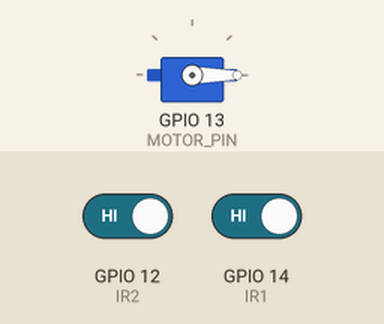
Simulated run of this sketch. Board: ESP32. Shown: servo. Inputs (shaded band) come from the test bench; at power-on: GPIO 12 (IR2) HIGH, GPIO 14 (IR1) HIGH.

Above: at 1.2 s.
1.3 s: GPIO 12 (IR2) driven LOW
At 2.9 s:
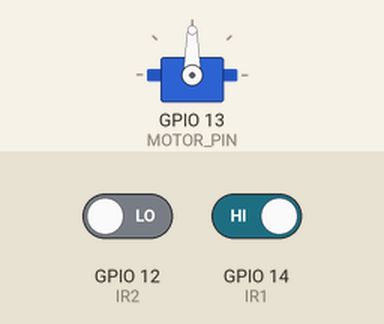
Timing chart, 0 to 4.4 s (numbered marks = the images above; inputs shaded):
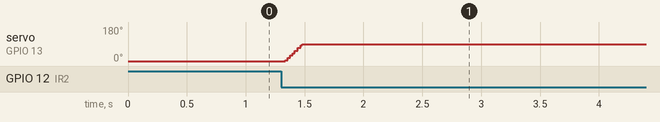

Measured:
- after the input at 1.3 s, servo on GPIO 13 (MOTOR_PIN): 0° → 90° at once

The sketch:

Gate_System.ino
```cpp
#include <ESP32Servo.h>

#define IR1 14           // outside sensor
#define IR2 12           // inside sensor
#define MOTOR_PIN 13

// ----------------- TUNING -----------------
const int CLOSED_ANGLE = 0;
const int OPEN_ANGLE   = 90;

// If a car triggers the first sensor but never reaches the second (backs out / stuck),
// we cancel after this many ms (prevents staying open forever).
const unsigned long APPROACH_TIMEOUT_MS = 1000000;

// Once we think the lane is clear, require BOTH sensors to be clear continuously
// for this long before closing (prevents bounce / flicker).
const unsigned long CLEAR_HOLD_MS = 500;

// Simple debounce for IR sensor reading stability
const unsigned long DEBOUNCE_MS = 30;

// Servo smoothing
const unsigned long SERVO_STEP_MS = 5;
const int SERVO_STEP_DEG = 3;
// ------------------------------------------

Servo gate;

// Direction / transaction state
enum State {
  IDLE = 0,

  ENTER_WAIT_IR2,     // saw IR1 first, gate open, waiting for IR2 (commit) OR cancel
  ENTER_WAIT_CLEAR,   // committed (reached IR2), now wait until both clear to close

  EXIT_WAIT_IR1,      // saw IR2 first, gate open, waiting for IR1 (commit) OR cancel
  EXIT_WAIT_CLEAR     // committed (reached IR1), now wait until both clear to close
};

State systemState = IDLE;

bool reachedEnd = false;          // "commit" flag (reached the second sensor)
bool reversalDetected = false;    // detected turn-back after commit (optional use)

unsigned long stateStartMs = 0;   // when this transaction started
unsigned long clearStartMs = 0;   // when both sensors first became clear

// Servo control
int currentAngle = CLOSED_ANGLE;
int targetAngle  = CLOSED_ANGLE;
unsigned long lastServoStepMs = 0;

// ----------------- Debounced input helper -----------------
struct DebouncedInput {
  int pin;
  bool stable;          // stable value (true/false)
  bool lastRaw;
  unsigned long lastChangeMs;

  void begin(int p) {
    pin = p;
    bool raw = (digitalRead(pin) == LOW);  // LOW = detected
    stable = raw;
    lastRaw = raw;
    lastChangeMs = millis();
  }

  void update() {
    bool raw = (digitalRead(pin) == LOW);
    unsigned long now = millis();

    if (raw != lastRaw) {
      lastRaw = raw;
      lastChangeMs = now;
    }

    if ((now - lastChangeMs) >= DEBOUNCE_MS) {
      stable = raw;
    }
  }
};

DebouncedInput s1In;
DebouncedInput s2In;
// ----------------------------------------------------------

void enterState(State s) {
  systemState = s;
  stateStartMs = millis();
  clearStartMs = 0;
}

bool bothClear() {
  return (!s1In.stable && !s2In.stable);
}

void handleClearToClose() {
  // Gate should stay open until BOTH sensors are clear for CLEAR_HOLD_MS
  if (bothClear()) {
    if (clearStartMs == 0) clearStartMs = millis();
    if (millis() - clearStartMs >= CLEAR_HOLD_MS) {
      reachedEnd = false;
      reversalDetected = false;
      enterState(IDLE);
    }
  } else {
    clearStartMs = 0; // reset hold timer if anything becomes active again
  }
}

void setup() {
  // IMPORTANT: Most IR obstacle modules output LOW when blocked and HIGH when clear.
  // Many work best with INPUT_PULLUP (more stable) if your module output is open-collector.
  // If your readings become inverted, switch back to INPUT.
  pinMode(IR1, INPUT_PULLUP);
  pinMode(IR2, INPUT_PULLUP);

  gate.attach(MOTOR_PIN);
  gate.write(CLOSED_ANGLE);
  currentAngle = CLOSED_ANGLE;
  targetAngle = CLOSED_ANGLE;

  // Init debouncers after pinMode
  s1In.begin(IR1);
  s2In.begin(IR2);
}

void loop() {
  unsigned long now = millis();

  // Update debounced sensors (true = detected)
  s1In.update();
  s2In.update();

  bool s1 = s1In.stable; // IR1 detected
  bool s2 = s2In.stable; // IR2 detected

  // ----------------- STATE MACHINE -----------------
  switch (systemState) {
    case IDLE:
      targetAngle = CLOSED_ANGLE;

      // Start a transaction based on who sees the car first
      if (s1 && !s2) {
        reachedEnd = false;
        reversalDetected = false;
        targetAngle = OPEN_ANGLE;
        enterState(ENTER_WAIT_IR2);
      }
      else if (s2 && !s1) {
        reachedEnd = false;
        reversalDetected = false;
        targetAngle = OPEN_ANGLE;
        enterState(EXIT_WAIT_IR1);
      }
      // If both trigger at same time in IDLE, just open and wait to clear
      else if (s1 && s2) {
        reachedEnd = true; // treat as "in the lane already"
        targetAngle = OPEN_ANGLE;
        enterState(ENTER_WAIT_CLEAR);
      }
      break;

    // ---------- ENTER FLOW: IR1 -> IR2 ----------
    case ENTER_WAIT_IR2:
      targetAngle = OPEN_ANGLE;

      // Commit if car reaches IR2
      if (s2) {
        reachedEnd = true;
        enterState(ENTER_WAIT_CLEAR);
      }

      // Cancel if car backs out (IR1 clears) before reaching IR2
      if (!reachedEnd && !s1 && !s2) {
        enterState(IDLE); // close
      }

      // Timeout protection
      if (!reachedEnd && (now - stateStartMs >= APPROACH_TIMEOUT_MS)) {
        enterState(IDLE); // close
      }
      break;

    case ENTER_WAIT_CLEAR:
      targetAngle = OPEN_ANGLE;

      // OPTIONAL: detect reversal after commit
      // Example: after reaching IR2, if IR1 triggers again while IR2 is not active,
      // that suggests the car turned back toward entry.
      if (reachedEnd && s1 && !s2) {
        reversalDetected = true;
        // You can trigger buzzer/LED here if you want
      }

      handleClearToClose();
      break;

    // ---------- EXIT FLOW: IR2 -> IR1 ----------
    case EXIT_WAIT_IR1:
      targetAngle = OPEN_ANGLE;

      // Commit if car reaches IR1
      if (s1) {
        reachedEnd = true;
        enterState(EXIT_WAIT_CLEAR);
      }

      // Cancel if car backs out (IR2 clears) before reaching IR1
      if (!reachedEnd && !s1 && !s2) {
        enterState(IDLE);
      }

      // Timeout protection
      if (!reachedEnd && (now - stateStartMs >= APPROACH_TIMEOUT_MS)) {
        enterState(IDLE);
      }
      break;

    case EXIT_WAIT_CLEAR:
      targetAngle = OPEN_ANGLE;

      // OPTIONAL reversal detect (turned back toward exit side)
      if (reachedEnd && s2 && !s1) {
        reversalDetected = true;
        // buzzer/LED hook here too
      }

      handleClearToClose();
      break;
  }

  // ----------------- SERVO SMOOTHING -----------------
  if (now - lastServoStepMs >= SERVO_STEP_MS) {
    lastServoStepMs = now;

    if (currentAngle < targetAngle) {
      currentAngle += SERVO_STEP_DEG;
      if (currentAngle > targetAngle) currentAngle = targetAngle;
      gate.write(currentAngle);
    } else if (currentAngle > targetAngle) {
      currentAngle -= SERVO_STEP_DEG;
      if (currentAngle < targetAngle) currentAngle = targetAngle;
      gate.write(currentAngle);
    }
  }
}
```
